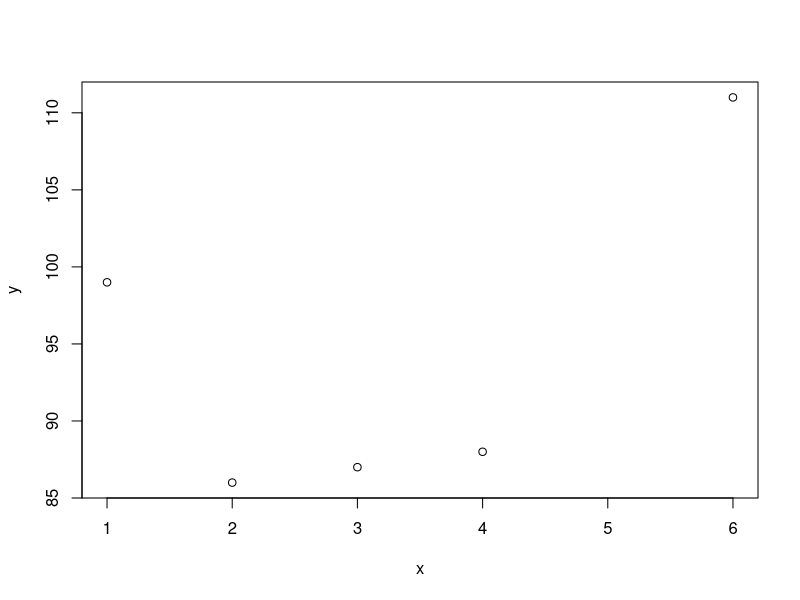

Recreate this plot in R.
#plot(2,5)
x<-c(1,2,3,4)
y <- c(6,7,8,9)
#plot(x,y,type="l",main = "Sample Graph",xlab = "X-axis",ylab = "Y-axis",col="green",)
#plot(x,y,main = "Sample Graph",xlab = "X-axis",ylab = "Y-axis",col="green",cex=0.7,pch=23)
#plot(0:10,main = "Sample Graph",xlab = "X-axis",ylab = "Y-axis",col="brown",cex=0.7,pch=8)
x <- c(1,2,3,4,6)
y <- c(99,86,87,88,111)

plot(x, y)